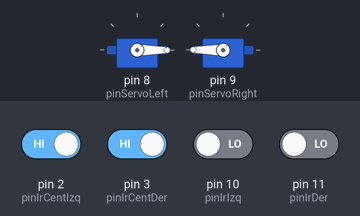
This sketch was run on a simulated Arduino Uno, built with avr-gcc and run on an emulated ATmega328P. Parts: 2 × servo. The inputs (shaded band) are chosen by the test bench; at power-on: pin 2 (pinIrCentIzq), pin 3 (pinIrCentDer) HIGH, pin 10 (pinIrIzq), pin 11 (pinIrDer) LOW.

Above: at 1.2 s.
1.3 s: pin 2 (pinIrCentIzq) driven LOW
At 2.4 s:
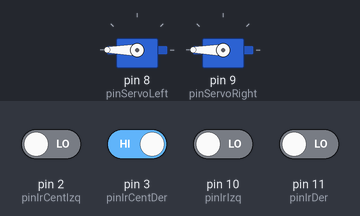
2.8 s: pin 2 (pinIrCentIzq) driven HIGH
At 3.5 s:
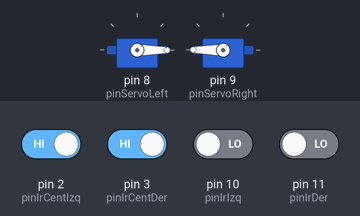
4.3 s: pin 3 (pinIrCentDer) driven LOW
At 4.7 s:
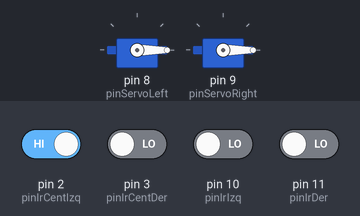
5.8 s: pin 3 (pinIrCentDer) driven HIGH
At 7.0 s:
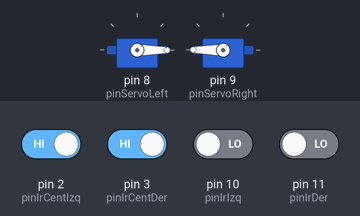
7.3 s: pin 2 (pinIrCentIzq) driven LOW and pin 3 (pinIrCentDer) driven LOW and pin 10 (pinIrIzq) driven HIGH and pin 11 (pinIrDer) driven HIGH
At 8.2 s:
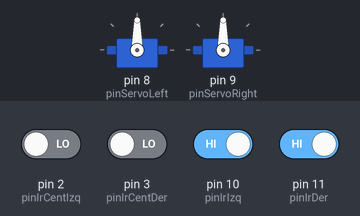
Timing chart, 0 to 9.8 s (numbered marks = the images above; inputs shaded):
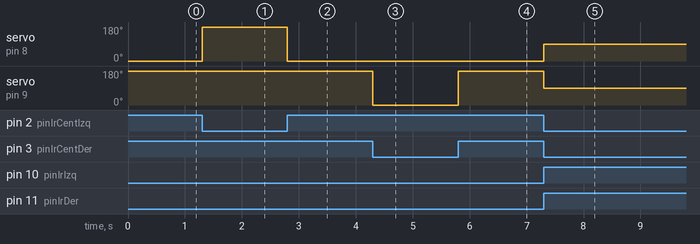

The sketch:

8.1-Escapada_de_laberintos_mano_derecha.ino
```cpp
//Aitor Gómez Ogueta UO294066
//Diego García González UO294255
//Ejercicio de laberinto (mano derecha)
//Robot 12

#include <Servo.h>
int NO_LINE = LOW; // También podría ponerse 0
int LINE = HIGH; // También podría ponerse 1
Servo servoLeft;
Servo servoRight;

int pinIrCentDer = 3;
int pinIrCentIzq = 2;
int pinIrDer = 11;
int pinIrIzq = 10;

int pinServoRight = 9;
int pinServoLeft = 8;

int STOP = 90;
int BACKWARD = 180;
int FORWARD = 0;

int WAIT_SHORT = 50;
int WAIT_LONG = 3000;

void setup(){
  pinMode(pinIrCentDer, INPUT);
  pinMode(pinIrCentIzq, INPUT);
  pinMode(pinIrDer, INPUT);
  pinMode(pinIrIzq, INPUT);
  servoLeft.attach(pinServoLeft);
  servoRight.attach(pinServoRight);
}
void loop(){
  int centDer = digitalRead(pinIrCentDer);
  int centIzq = digitalRead(pinIrCentIzq);
  int der = digitalRead(pinIrDer);
  int izq = digitalRead(pinIrIzq);
  bool flag = false;

  if (centDer == NO_LINE && centIzq == NO_LINE && der == NO_LINE && izq == NO_LINE){
    flag = true;
    while (digitalRead(pinIrCentDer) == NO_LINE && digitalRead(pinIrCentIzq) == NO_LINE){
      servoLeft.write(BACKWARD);
      servoRight.write(BACKWARD);
    }
  }
  else if ((centDer == LINE && centIzq == LINE && der == LINE && izq == NO_LINE) || ((centDer == LINE && centIzq == LINE && der == LINE))){
    flag = true;
    servoLeft.write(BACKWARD);
    servoRight.write(BACKWARD);
    delay(500);
    while (digitalRead(pinIrCentDer) == NO_LINE && digitalRead(pinIrCentIzq) == NO_LINE){
      servoLeft.write(BACKWARD);
      servoRight.write(BACKWARD);
    }
  }
  else if(centDer == LINE && centIzq == LINE){
    flag = true;
    servoLeft.write(FORWARD);
    servoRight.write(BACKWARD);
  }
  else if (centDer == LINE && centIzq == NO_LINE){
    flag = true;
    servoLeft.write(BACKWARD);
    servoRight.write(BACKWARD);
  }
  else if (centDer == NO_LINE && centIzq  == LINE){
    flag = true;
    servoLeft.write(FORWARD);
    servoRight.write(FORWARD);
  }

  if (flag == false){
      servoLeft.write(STOP);
      servoRight.write(STOP);
      delay(10000);
  }
}
```

Measured:
- after the input at 1.3 s, servo on pin 8 (pinServoLeft): 0° → 180° at once
- after the input at 2.8 s, servo on pin 8 (pinServoLeft): 180° → 0° at once
- after the input at 4.3 s, servo on pin 9 (pinServoRight): 180° → 0° at once
- after the input at 5.8 s, servo on pin 9 (pinServoRight): 0° → 180° at once
- after the input at 7.3 s, servo on pin 8 (pinServoLeft): 0° → 90° at once; servo on pin 9 (pinServoRight): 180° → 90° at once
